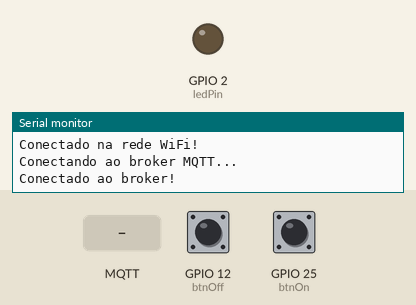
The program below on a simulated ESP32. Shown: output pins drawn as LEDs (lit = HIGH), the last lines printed to the serial monitor. The test bench sets the inputs (shaded band); at power-on: GPIO 12 (btnOff) HIGH, GPIO 25 (btnOn) HIGH. WiFi joins after 1.5 s; servers stay silent unless stated; no MQTT or app messages arrive unless stated.

Above: at 2.7 s.
2.8 s: MQTT message "on" arrives on the first subscribed topic
At 3.4 s:
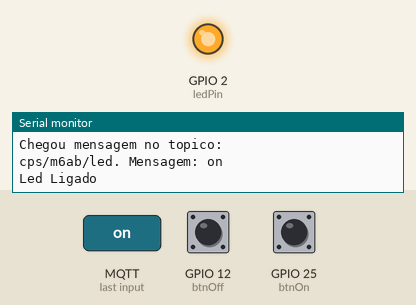
7.5 s: MQTT message "off" arrives on the first subscribed topic
At 8.1 s:
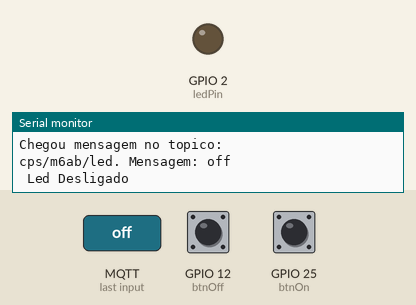
Timing chart, 0 to 10.5 s (numbered marks = the images above; inputs shaded):
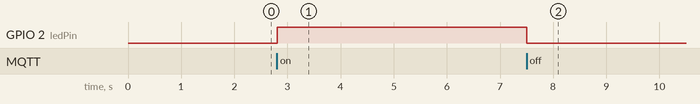

The program:

main.cpp
```cpp
#include <WiFi.h>
#include <PubSubClient.h>

const char *ssid = "Andre";                   // string com nome da rede onde o esp vai se conectar
const char *password = "andre123";            // string com a senha da rede. Deixar em branco caso a rede seja aberta
const char *mqttServer = "broker.hivemq.com"; // string com a url do Broker que vai receber e transmitir as mensagens
const int mqttPort = 1883;                    // inteiro com o número da porta utilizada na conexão
const char *mqttUser = "";                    // string com nome de usuário no Broker, quando for necessário
const char *mqttPassword = "";                // string com senha do Broker, quando necessário
const char *topico_led = "cps/m6ab/led";      // tópico a ser assinado
// const char* topico_temp = "cps/m3ef/temp";         //tópico para publicação

WiFiClient espClient;           // criação do objeto espClient do tipo WiFiClient
PubSubClient client(espClient); //

char mensagem[30];    // vetor para mensagem
const int ledPin = 2; // define a váriavel led com o pino
const int btnOn = 25;
const int btnOff = 12;

void reconectabroker();
void callback(char *, byte *, unsigned int);

void setup()
{
  pinMode(ledPin, OUTPUT); // define o pino do led como saída
  pinMode(btnOn, INPUT_PULLUP);
  pinMode(btnOff, INPUT_PULLUP);
  Serial.begin(115200); // define o baudrate da comunicação serial como 115200 kbps

  WiFi.begin(ssid, password, 6); // inicia a conexão WiFi com a rede

  while (WiFi.status() != WL_CONNECTED) // verifica se a conexão ainda não estabilizou
  {
    delay(500);                                            // espera 500 ms
    Serial.println("Iniciando conexao com a rede WiFi.."); //"printa" na tela a frase entre aspas
  }

  Serial.println("Conectado na rede WiFi!"); // quando sai do laço, print a frase entre aspas
  client.setCallback(callback);              // configura o Callback do cliente a partir do callback passado como parâmetro
}

void loop() // laço principal
{
  // Conecta com o broker, caso não esteja conectado.
  if (!client.connected())
  {
    reconectabroker(); // chama função de conexão ao Broker
  }
  // Para checar a rotina de callback
  client.loop();

  // Envia a mensagem ao broker
  if (!digitalRead(btnOn))
  {

    client.publish(topico_led, "on");
    Serial.println("Ligando led");
    delay(10);
  }
  if (!digitalRead(btnOff))
  {
    client.publish(topico_led, "off");
    Serial.println("Desligando led");
    delay(10);
  }

  delay(20);
}

void reconectabroker()
{
  // Conexao ao broker MQTT
  client.setServer(mqttServer, mqttPort);
  while (!client.connected())
  {
    Serial.println("Conectando ao broker MQTT...");
    if (client.connect("", mqttUser, mqttPassword))
    {
      Serial.println("Conectado ao broker!");
      client.subscribe(topico_led); // assina o esp32 no tópico topico_teste definido no inicio do programa
    }
    else
    {
      Serial.print("Falha na conexao ao broker - Estado: ");
      Serial.print(client.state());
      delay(4000);
    }
  }
} // definição da funçao de callback.
void callback(char *topic, byte *payload, unsigned int length)
{
  Serial.println("Chegou mensagem no topico: ");
  Serial.print(topic);
  Serial.print(". Mensagem: ");
  String messageTemp;

  for (int i = 0; i < length; i++)
  { // escreve mensagem caractere por caractere
    Serial.print((char)payload[i]);
    messageTemp += (char)payload[i];
  }
  Serial.println();

  if (String(topic) == topico_led)
  {
    messageTemp.toLowerCase();
    if (messageTemp == "on")
    {
      Serial.println("Led Ligado");
      digitalWrite(ledPin, HIGH);
    }
    else if (messageTemp == "off")
    {
      Serial.println(" Led Desligado");
      digitalWrite(ledPin, LOW);
    }
    else
    {
    }
  }
}
```

Measured:
- after the input at 2.8 s, GPIO 2 (ledPin): LOW → HIGH at once
- after the input at 7.5 s, GPIO 2 (ledPin): HIGH → LOW at once
